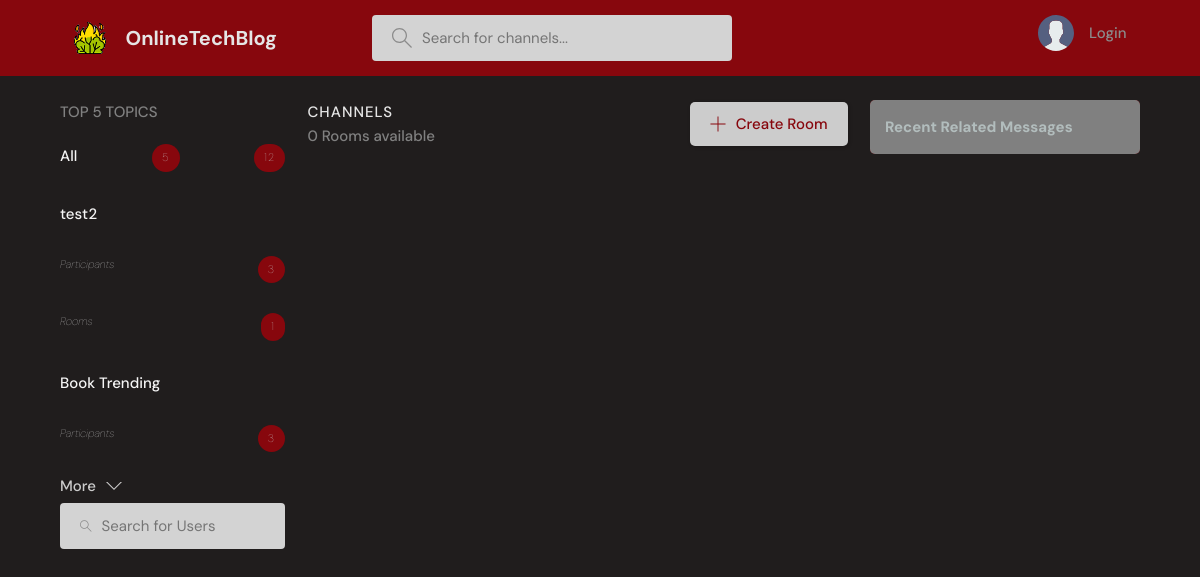
The app's page /?q=Burgers, older data.
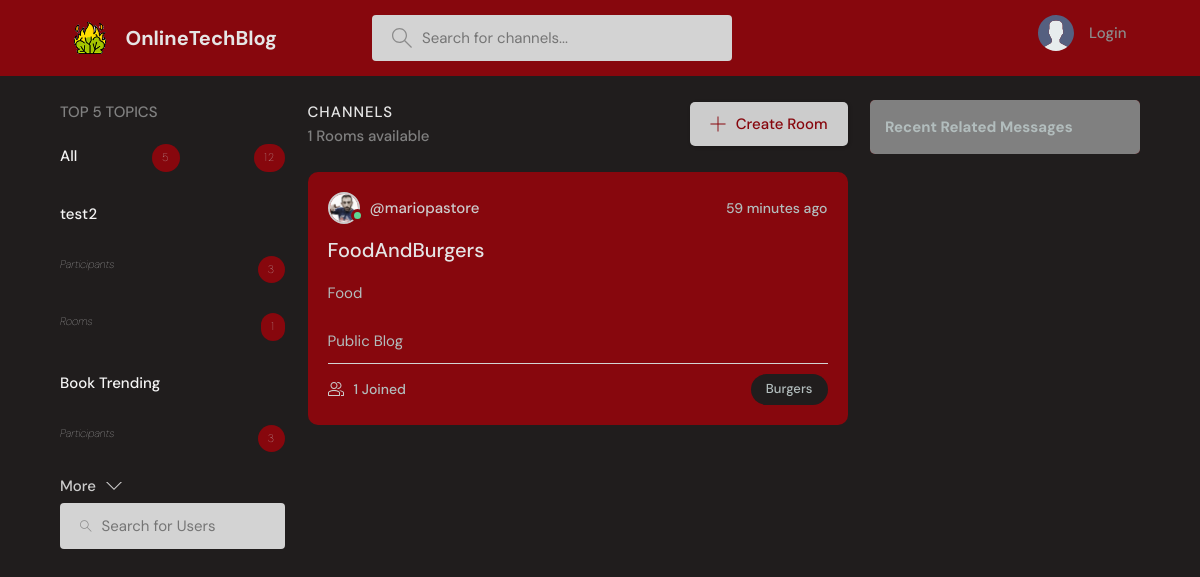
The same page, newer data.
### baseProject/models.py (models this page shows, shortened)
class Topic(models.Model):
    name = models.CharField(max_length=10, unique=True)

class Room(models.Model):
    host = models.ForeignKey(User, on_delete=models.SET_NULL, null=True)
    participants = models.ManyToManyField(User, related_name='participants', blank=True)
    topic = models.ForeignKey(Topic, null=True, blank=True,on_delete=models.SET_NULL)
    name = models.CharField(max_length=200, unique=True)
    description = models.TextField(null=True, blank=True)
    friendsOnly = models.BooleanField(default=False)
    updated = models.DateTimeField(auto_now=True)
    created = models.DateTimeField(auto_now_add=True)
    class Meta:
        ordering = ('-updated','-created')

class User(AbstractUser):
    name = models.CharField(max_length=200, null=True)
    surname = models.CharField(max_length=200, null=True)
    email = models.EmailField(unique=True,null=True)
    status = models.TextField(null=True)
    icon = models.ImageField(null=True, default="userBase.svg")
    showFriendsMessages = models.BooleanField(default=False)
    USERNAME_FIELD = 'email'
    REQUIRED_FIELDS = []

### baseProject/views.py (the view)
# urls.py: 2. Add a URL to urlpatterns:  path('', views.home, name='home')
def home(request):
    page = 'home'
    q = request.GET.get('q') if request.GET.get('q') != None else ''
    rooms = Room.objects.filter(
        Q(topic__name__icontains=q) | Q(name__icontains=q) | Q(description__icontains=q)).order_by('-updated')
    num = 5
    topic = Topic.objects.annotate(num_participants=Count('room__participants'), num_rooms=Count('room')).order_by(
        '-num_participants', '-num_rooms')[0:num]
    total_participants = topic.aggregate(total_participants=Sum('num_participants')).get('total_participants', 0)
    rooms_count = rooms.count()
    room_messages = Message.objects.filter(Q(room__topic__name__icontains=q))
    friend_messages, requestFriendsExists = checkForFriendsMessages(request)
    context = {'rooms': rooms, 'topics': topic, 'rooms_count': rooms_count, 'room_messages': room_messages, "num": num,
               "total_participants": total_participants, "friend_messages": friend_messages, "page": page,
               "requestFriendsExists": requestFriendsExists}
    return render(request, 'baseProject/home.html', context)

### baseProject/templates/baseProject/home.html (shortened to what this page needs)
{% extends 'main.html' %}
{% block content %}
<main class="layout layout--3">
      <div class="container">
          {% include 'baseProject/topic_inside.html' %}
        <div class="roomList">
          <div class="roomList__header">
            <div>
              <h2>Channels</h2>
              <p>{{ rooms_count }} Rooms available</p>
            </div>
            <a class="btn btn--main" href="{% url 'create-room' %}">
              <svg version="1.1" xmlns="http://www.w3.org/2000/svg" width="32" height="32" viewBox="0 0 32 32">
                <title>add</title>
                <path
                  d="M16.943 0.943h-1.885v14.115h-14.115v1.885h14.115v14.115h1.885v-14.115h14.115v-1.885h-14.115v-14.115z"
                ></path>
              </svg>
              Create Room
            </a>
          </div>
            {% if page == 'home' %}
          {% include 'baseProject/central_home.html' %}
            {% else %}
                {% include 'baseProject/central_home_for_usersearch.html' %}
            {% endif %}
        </div>
          {% include 'baseProject/feed_inside.html' %}
      </div>
    </main>
{% endblock content%}

### baseProject/templates/baseProject/topic_inside.html (shortened to what this page needs)
<div class="topics">
    <div class="topics__header">
        <h2>Top {{ num }} Topics</h2>
    </div>
    <ul class="listTopics">
        <li>
            <a href="{% url 'home' %}">All
                <span class="numberPro">{{ topics.count }}</span><span class="numberPro">{{ total_participants }}</span></a>
        </li>
        {% for topic in topics %}
            <li>
                <a href="{% url 'home' %}?q={{ topic.name }}">{{ topic.name }}</a>
            </li>
            <li>
                <a><i>Participants</i><span class="numberPro">{{ topic.num_participants }}</span></a>
            </li>
            <li>
                <a><i>Rooms</i><span class="numberPro">{{ topic.room_set.all.count }}</span></a>
            </li>
        {% endfor %}
    </ul>
    <a class="btn btn--link" href="{% url 'arguments' %}">
        More
        <svg version="1.1" xmlns="http://www.w3.org/2000/svg" width="32" height="32" viewBox="0 0 32 32">
            <title>chevron-down</title>
            <path d="M16 21l-13-13h-3l16 16 16-16h-3l-13 13z"></path>
        </svg>
    </a>
    <form action="{% url 'userSearch' %}" method="GET" class="searchBar">
        <label>
            <input name="q" placeholder="Search for Users"/>
        </label>
    </form>
</div>

### baseProject/templates/baseProject/central_home.html (shortened to what this page needs)
{% for room in rooms %}
    <div class="RoomIteratedLister">
        <div class="ChannelListerRoomHeaderBlock">
            <a href="{% url 'user-profile' room.host.id %}" class="HostRoomChannelLister">
                {% if room.host.is_authenticated %}
                    <div class="avatar avatar--small active">
                        <img src="{{ room.host.icon.url }}"/>
                    </div>
                {% else %}
                    <div class="avatar avatar--small">
                        <img src="{{ room.host.icon.url }}"/>
                    </div>
                {% endif %}
                <span>@{{ room.host.username }}</span>
            </a>
            <div class="ChannelLastActionMessage">
                <span>{{ room.created|timesince }} ago</span>
            </div>
        </div>
        <div class="ContentChannelRoomList">
            <a href="{% url 'check' room.id %}">{{ room.name }}</a>
            <p>{{ room.description }}</p>
            <br/>
            {% if room.friendsOnly %}
                <p>Private Blog</p>
            {% else %}
                <p>Public Blog</p>
            {% endif %}
        </div>
        <div class="ChannelMetaRoom">
            <a href="{% url 'check' room.id %}" class="ChannelListChannelJoined">
                {{ room.participants.all.count }} Joined
            </a>
            <p class="ChannelListTopicRoom">{{ room.topic.name }}</p>
        </div>
    </div>
{% endfor %}

Row changes from the older to the newer data that the page shows:
added Room: host.icon (picture), host.username "mariopastore", created "59 minutes", name "FoodAndBurgers", description "Food", friendsOnly "Public Blog", participants.all.count "1", topic.name "Burgers"
Text that changed along with them:
{{ rooms_count }}: "0" → "1"
